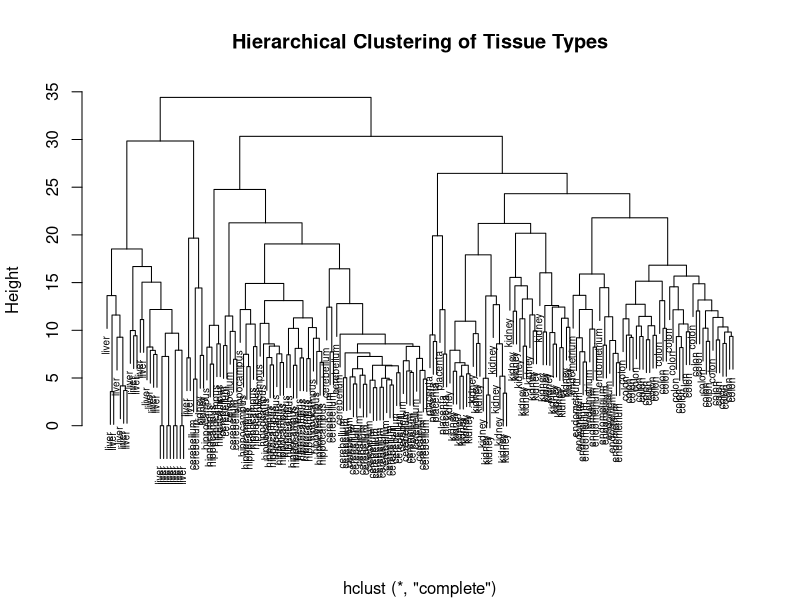
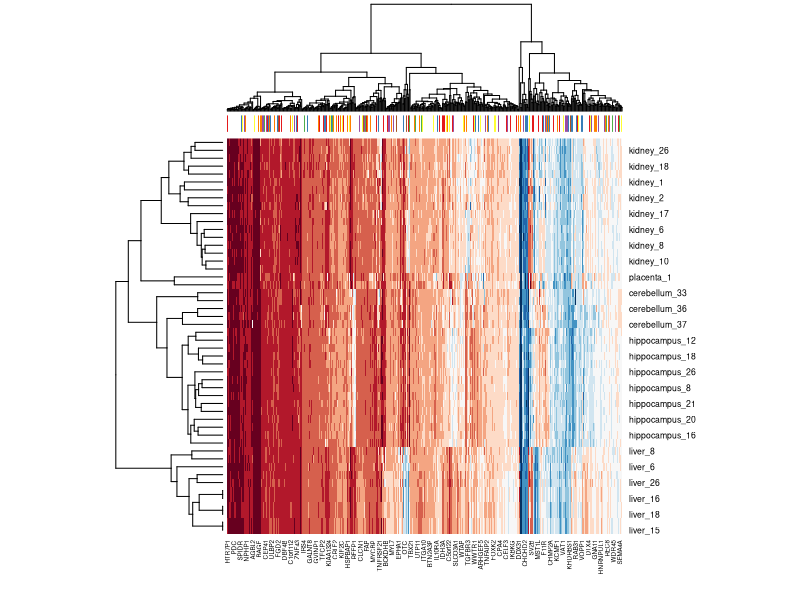

Reproduce these figures in R, in order.
## ---- chunk 1
# Load the necessary libraries
library(dslabs)
library(tidyverse)

# Load the tissue_gene_expression dataset
data("tissue_gene_expression")

# Remove the row means
x <- sweep(tissue_gene_expression$x, 1, rowMeans(tissue_gene_expression$x))

# Compute the distance between each observation
d <- dist(x)
## ---- chunk 2
# Perform hierarchical clustering
h <- hclust(d)

# Plot the dendrogram with tissue types as labels
plot(h, labels = tissue_gene_expression$y, main = "Hierarchical Clustering of Tissue Types", xlab = "", cex = 0.6)
## ---- chunk 3
# Set K = 7 for k-means clustering
set.seed(123)  # Set seed for reproducibility
k <- kmeans(x, centers = 7)

# Compare the identified clusters with actual tissue types
table(k$cluster, tissue_gene_expression$y)

# Run the k-means algorithm multiple times
set.seed(456)
k_repeated <- kmeans(x, centers = 7)
table(k_repeated$cluster, tissue_gene_expression$y)
## ---- chunk 4
library(matrixStats)
library(RColorBrewer)

# Select the 50 most variable genes
sds <- rowSds(tissue_gene_expression$x)
top_genes <- order(sds, decreasing = TRUE)[1:50]

# Create a subset of data with the 50 most variable genes
x_subset <- tissue_gene_expression$x[top_genes, ]

# Center the predictors (rows)
x_subset <- sweep(x_subset, 1, rowMeans(x_subset))

# Create a color bar based on tissue types
# Ensure the number of colors matches the number of columns (samples) in x_subset
tissue_colors <- brewer.pal(7, "Set1")[as.numeric(factor(tissue_gene_expression$y))]

# Now ensure tissue_colors matches the number of columns in x_subset
# The number of tissue types (samples) should match the number of columns
if(length(tissue_colors) != ncol(x_subset)) {
  tissue_colors <- tissue_colors[1:ncol(x_subset)]
}

# Plot the heatmap with color bar
heatmap(x_subset, col = brewer.pal(11, "RdBu"), ColSideColors = tissue_colors, scale = "row")
